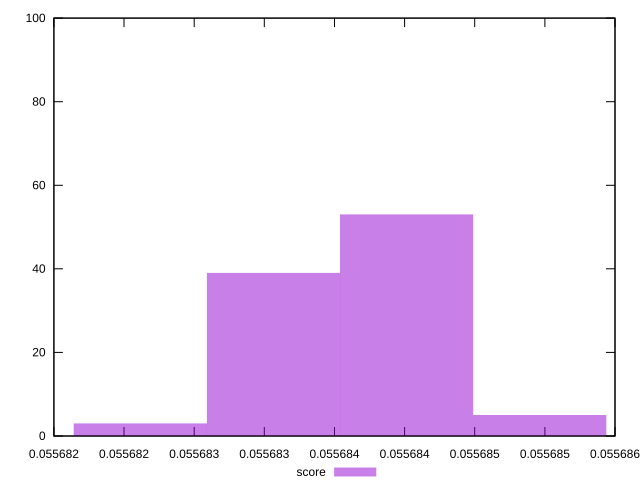

Generate this figure with gnuplot:
reset
set terminal svg size 640, 490 enhanced background rgb 'white'
set output "report_00007_2020-12-11T15:55:29.892Z/total-byte-weight/samples/pages+cached+noexternal/score/histogram.svg"

$score <<EOF
0.055684513961337265 53
0.055683564912116804 39
0.055685463010557726 5
0.05568261586289634 3
EOF

set key outside below
set boxwidth 9.490492204611458e-7
set yrange [0:100]
set style fill transparent solid 0.5 noborder

plot \
  $score title "score" with boxes, \


reset
